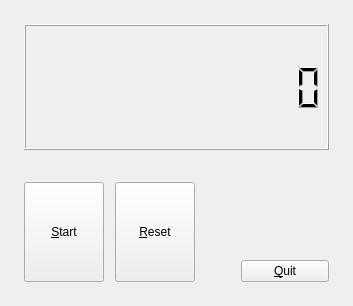
<?xml version="1.0" encoding="UTF-8"?>
<ui version="4.0">
 <class>MyForm</class>
 <widget class="QWidget" name="MyForm">
  <property name="geometry">
   <rect>
    <x>0</x>
    <y>0</y>
    <width>353</width>
    <height>306</height>
   </rect>
  </property>
  <property name="windowTitle">
   <string>Cronòmetre</string>
  </property>
  <layout class="QVBoxLayout" name="verticalLayout_5">
   <item>
    <layout class="QVBoxLayout" name="verticalLayout_3">
     <item>
      <spacer name="verticalSpacer_3">
       <property name="orientation">
        <enum>Qt::Vertical</enum>
       </property>
       <property name="sizeType">
        <enum>QSizePolicy::Maximum</enum>
       </property>
       <property name="sizeHint" stdset="0">
        <size>
         <width>20</width>
         <height>13</height>
        </size>
       </property>
      </spacer>
     </item>
     <item>
      <layout class="QHBoxLayout" name="horizontalLayout_4">
       <item>
        <spacer name="horizontalSpacer_4">
         <property name="orientation">
          <enum>Qt::Horizontal</enum>
         </property>
         <property name="sizeType">
          <enum>QSizePolicy::Maximum</enum>
         </property>
         <property name="sizeHint" stdset="0">
          <size>
           <width>13</width>
           <height>20</height>
          </size>
         </property>
        </spacer>
       </item>
       <item>
        <widget class="MyLCDNumber" name="lcdNumber">
         <property name="sizePolicy">
          <sizepolicy hsizetype="Preferred" vsizetype="Expanding">
           <horstretch>0</horstretch>
           <verstretch>0</verstretch>
          </sizepolicy>
         </property>
         <property name="digitCount">
          <number>12</number>
         </property>
        </widget>
       </item>
       <item>
        <spacer name="horizontalSpacer_7">
         <property name="orientation">
          <enum>Qt::Horizontal</enum>
         </property>
         <property name="sizeType">
          <enum>QSizePolicy::Maximum</enum>
         </property>
         <property name="sizeHint" stdset="0">
          <size>
           <width>13</width>
           <height>20</height>
          </size>
         </property>
        </spacer>
       </item>
      </layout>
     </item>
    </layout>
   </item>
   <item>
    <layout class="QVBoxLayout" name="verticalLayout_4">
     <item>
      <layout class="QHBoxLayout" name="horizontalLayout_5">
       <item>
        <spacer name="horizontalSpacer_6">
         <property name="orientation">
          <enum>Qt::Horizontal</enum>
         </property>
         <property name="sizeType">
          <enum>QSizePolicy::Maximum</enum>
         </property>
         <property name="sizeHint" stdset="0">
          <size>
           <width>13</width>
           <height>20</height>
          </size>
         </property>
        </spacer>
       </item>
       <item>
        <layout class="QVBoxLayout" name="verticalLayout_2">
         <item>
          <layout class="QHBoxLayout" name="horizontalLayout_3">
           <item>
            <spacer name="horizontalSpacer_3">
             <property name="orientation">
              <enum>Qt::Horizontal</enum>
             </property>
             <property name="sizeType">
              <enum>QSizePolicy::Preferred</enum>
             </property>
             <property name="sizeHint" stdset="0">
              <size>
               <width>40</width>
               <height>20</height>
              </size>
             </property>
            </spacer>
           </item>
           <item>
            <widget class="QLabel" name="label">
             <property name="font">
              <font>
               <pointsize>13</pointsize>
              </font>
             </property>
             <property name="text">
              <string/>
             </property>
             <property name="alignment">
              <set>Qt::AlignRight|Qt::AlignTop|Qt::AlignTrailing</set>
             </property>
            </widget>
           </item>
          </layout>
         </item>
         <item>
          <layout class="QHBoxLayout" name="horizontalLayout_2">
           <item>
            <layout class="QHBoxLayout" name="horizontalLayout">
             <item>
              <widget class="MyPushButton" name="pushButton_2">
               <property name="sizePolicy">
                <sizepolicy hsizetype="Preferred" vsizetype="Preferred">
                 <horstretch>0</horstretch>
                 <verstretch>0</verstretch>
                </sizepolicy>
               </property>
               <property name="text">
                <string>&amp;Start</string>
               </property>
              </widget>
             </item>
             <item>
              <spacer name="horizontalSpacer">
               <property name="orientation">
                <enum>Qt::Horizontal</enum>
               </property>
               <property name="sizeType">
                <enum>QSizePolicy::Maximum</enum>
               </property>
               <property name="sizeHint" stdset="0">
                <size>
                 <width>5</width>
                 <height>20</height>
                </size>
               </property>
              </spacer>
             </item>
             <item>
              <widget class="QPushButton" name="pushButton_3">
               <property name="sizePolicy">
                <sizepolicy hsizetype="Preferred" vsizetype="Preferred">
                 <horstretch>0</horstretch>
                 <verstretch>0</verstretch>
                </sizepolicy>
               </property>
               <property name="text">
                <string>&amp;Reset</string>
               </property>
              </widget>
             </item>
            </layout>
           </item>
           <item>
            <spacer name="horizontalSpacer_2">
             <property name="orientation">
              <enum>Qt::Horizontal</enum>
             </property>
             <property name="sizeType">
              <enum>QSizePolicy::Maximum</enum>
             </property>
             <property name="sizeHint" stdset="0">
              <size>
               <width>40</width>
               <height>20</height>
              </size>
             </property>
            </spacer>
           </item>
           <item>
            <layout class="QVBoxLayout" name="verticalLayout">
             <item>
              <spacer name="verticalSpacer">
               <property name="orientation">
                <enum>Qt::Vertical</enum>
               </property>
               <property name="sizeHint" stdset="0">
                <size>
                 <width>20</width>
                 <height>18</height>
                </size>
               </property>
              </spacer>
             </item>
             <item>
              <widget class="QPushButton" name="pushButton">
               <property name="sizePolicy">
                <sizepolicy hsizetype="Preferred" vsizetype="Fixed">
                 <horstretch>0</horstretch>
                 <verstretch>0</verstretch>
                </sizepolicy>
               </property>
               <property name="text">
                <string>&amp;Quit</string>
               </property>
              </widget>
             </item>
            </layout>
           </item>
          </layout>
         </item>
        </layout>
       </item>
       <item>
        <spacer name="horizontalSpacer_5">
         <property name="orientation">
          <enum>Qt::Horizontal</enum>
         </property>
         <property name="sizeType">
          <enum>QSizePolicy::Maximum</enum>
         </property>
         <property name="sizeHint" stdset="0">
          <size>
           <width>13</width>
           <height>20</height>
          </size>
         </property>
        </spacer>
       </item>
      </layout>
     </item>
     <item>
      <spacer name="verticalSpacer_4">
       <property name="orientation">
        <enum>Qt::Vertical</enum>
       </property>
       <property name="sizeType">
        <enum>QSizePolicy::Maximum</enum>
       </property>
       <property name="sizeHint" stdset="0">
        <size>
         <width>20</width>
         <height>13</height>
        </size>
       </property>
      </spacer>
     </item>
    </layout>
   </item>
  </layout>
 </widget>
 <customwidgets>
  <customwidget>
   <class>MyLCDNumber</class>
   <extends>QLCDNumber</extends>
   <header>MyLCDNumber.h</header>
   <slots>
    <signal>envia_best(QString)</signal>
    <slot>start()</slot>
    <slot>reset()</slot>
   </slots>
  </customwidget>
  <customwidget>
   <class>MyPushButton</class>
   <extends>QPushButton</extends>
   <header>MyPushButton.h</header>
   <slots>
    <slot>change()</slot>
   </slots>
  </customwidget>
 </customwidgets>
 <resources/>
 <connections>
  <connection>
   <sender>pushButton</sender>
   <signal>clicked()</signal>
   <receiver>MyForm</receiver>
   <slot>close()</slot>
   <hints>
    <hint type="sourcelabel">
     <x>939</x>
     <y>751</y>
    </hint>
    <hint type="destinationlabel">
     <x>412</x>
     <y>238</y>
    </hint>
   </hints>
  </connection>
  <connection>
   <sender>lcdNumber</sender>
   <signal>envia_best(QString)</signal>
   <receiver>label</receiver>
   <slot>setText(QString)</slot>
   <hints>
    <hint type="sourcelabel">
     <x>382</x>
     <y>151</y>
    </hint>
    <hint type="destinationlabel">
     <x>545</x>
     <y>412</y>
    </hint>
   </hints>
  </connection>
  <connection>
   <sender>pushButton_2</sender>
   <signal>clicked()</signal>
   <receiver>lcdNumber</receiver>
   <slot>start()</slot>
   <hints>
    <hint type="sourcelabel">
     <x>75</x>
     <y>441</y>
    </hint>
    <hint type="destinationlabel">
     <x>77</x>
     <y>151</y>
    </hint>
   </hints>
  </connection>
  <connection>
   <sender>pushButton_3</sender>
   <signal>clicked()</signal>
   <receiver>lcdNumber</receiver>
   <slot>reset()</slot>
   <hints>
    <hint type="sourcelabel">
     <x>399</x>
     <y>441</y>
    </hint>
    <hint type="destinationlabel">
     <x>181</x>
     <y>151</y>
    </hint>
   </hints>
  </connection>
  <connection>
   <sender>pushButton_2</sender>
   <signal>clicked()</signal>
   <receiver>pushButton_2</receiver>
   <slot>change()</slot>
   <hints>
    <hint type="sourcelabel">
     <x>60</x>
     <y>441</y>
    </hint>
    <hint type="destinationlabel">
     <x>37</x>
     <y>441</y>
    </hint>
   </hints>
  </connection>
 </connections>
</ui>
